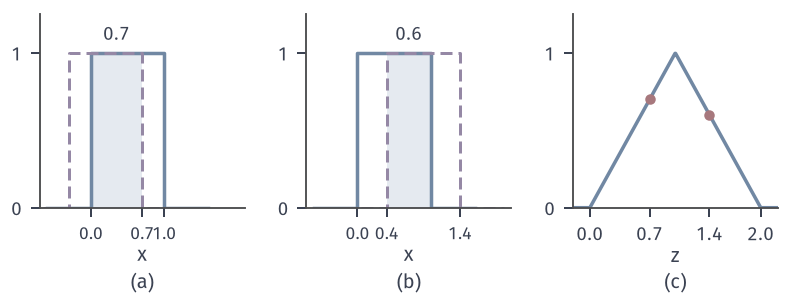

Recreate this plot in Python.
from pathlib import Path
import sys
HERE = Path(__file__).resolve().parent
sys.path.insert(0, str(HERE.parent/"rvt-common"))
from rvt_fig import *
# f_X = f_Y = 1 on (0,1); overlap of f_X(x) and f_Y(z-x) at z = 0.7 and 1.4, and the triangle f_Z.
fig, axes = figure(width_mm=112, height_mm=42, ncols=3)
panel(fig, left=.05, right=.98, bottom=.3, top=.95, wspace=.3)
def box(ax, a, b, c, lw=1.4, ls='-'):
    ax.plot([a-.6, a, a, b, b, b+.6], [0, 0, 1, 1, 0, 0], color=c, lw=lw, ls=ls)
for ax, z in zip(axes[:2], (.7, 1.4)):
    lo, hi = max(0, z-1), min(1, z)
    ax.fill_between([lo, hi], 0, 1, color=BLUE_FILL, lw=0)
    box(ax, 0, 1, BLUE); box(ax, z-1, z, PURPLE, lw=1.2, ls=DASH)
    ax.set_xlim(-.7, 2.1); ax.set_ylim(0, 1.25); ax.set_xticks([0, .7, 1] if z < 1 else [0, .4, 1.4]); ax.set_yticks([0, 1]); axlab(ax, '$x$')
    ax.tick_params(axis='x', labelsize=7)
    lab(ax, (lo+hi)/2, 1.06, f'{hi-lo:.1f}', INK, ha='center', va='bottom')
ax = axes[2]; z = np.linspace(-.2, 2.2, 400); ax.plot(z, np.clip(np.minimum(z, 2-z), 0, None), color=BLUE, lw=1.4)
dot(ax, .7, .7, RED); dot(ax, 1.4, .6, RED)
ax.set_xlim(-.2, 2.2); ax.set_ylim(0, 1.25); ax.set_xticks([0, .7, 1.4, 2]); ax.set_yticks([0, 1]); axlab(ax, '$z$')
tags(fig, axes)
save(fig, HERE, 'figure', {'overlap(0.7)': .7, 'overlap(1.4)': .6})
